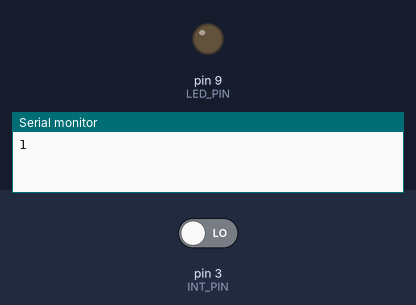
The sketch below on a simulated Arduino Uno, built with avr-gcc and run on an emulated ATmega328P. Parts: output pins drawn as LEDs (lit = HIGH), the last lines printed to the serial monitor. The inputs (shaded band) are chosen by the test bench; at power-on: pin 3 (INT_PIN) LOW.

Above: at 1.2 s.
1.3 s: pin 3 (INT_PIN) driven HIGH
At 3.4 s:
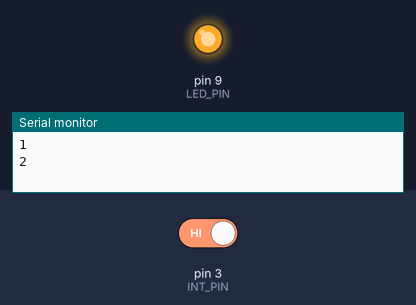
Timing chart, 0 to 10.8 s (numbered marks = the images above; inputs shaded):
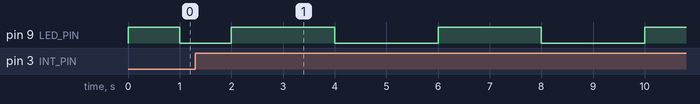

The sketch:

lab09.1.ino
```cpp
#define LED_PIN  9
#define INT_PIN 3

int count;

void setup()
{
  pinMode(LED_PIN, OUTPUT);
  pinMode(INT_PIN, INPUT);
  attachInterrupt(digitalPinToInterrupt(INT_PIN),
                  ISR_Callback, RISING);
  Serial.begin(9600);
  count = 1;
  Serial.println(count);

  // RISING   : 0v to 5v
  // FALLING  : 5v to 0v
  // CHANGE   : 0v to 5v or 5v to 0v
}

void loop()
{
  digitalWrite(LED_PIN, HIGH);
  delay(count*1000);
  digitalWrite(LED_PIN, LOW);
  delay(count*1000);
}

void ISR_Callback() {
  if (count < 3){
    count++;
  }
  else{
    count = 1;
  }
  //check
  Serial.println(count);

}
```

Measured:
- after the input at 1.3 s, pin 9 (LED_PIN): alternates HIGH for 2.0 s and LOW for 2.0 s, starting after 2.7 s
